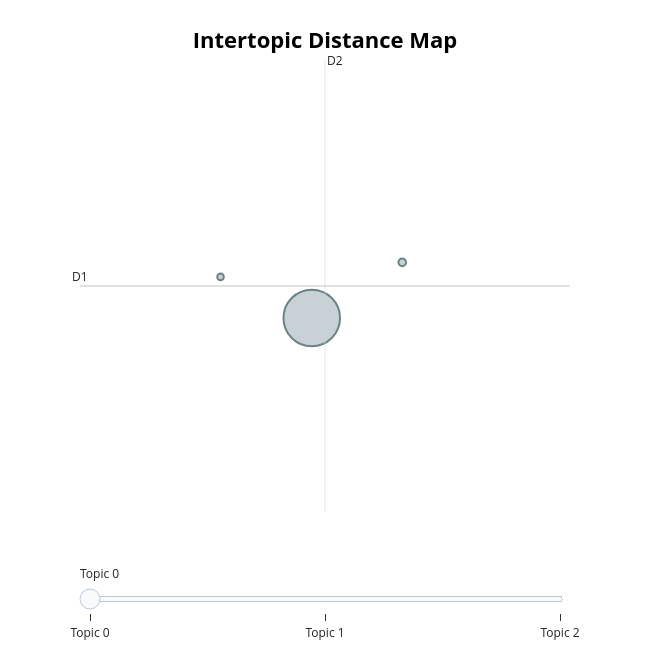

Notebook code cell kept with this figure:
### Code cell
modelo_treinado.visualize_topics()

### Figure 1 — Plotly figure (JSON) as saved in the notebook; plotly's stock layout.template omitted (floating-point values rounded to 4 significant figures)
{"data": [{"customdata": [[0, "crianca | adolescente | digital | jogo | brasil", 5635], [1, "deus | jesus | igreja | pastor | senhor", 102], [2, "crianca | filho | adolescente | escola | trabalhar", 76]], "hovertemplate": "<b>Topic %{customdata[0]}</b><br>%{customdata[1]}<br>Size: %{customdata[2]}", "legendgroup": "", "marker": {"color": "#B0BEC5", "line": {"color": "DarkSlateGrey", "width": 2}, "size": [5635, 102, 76], "sizemode": "area", "sizeref": 3.522, "symbol": "circle"}, "mode": "markers", "name": "", "orientation": "v", "showlegend": false, "type": "scatter", "x": [7.631, 8.303, 6.954], "xaxis": "x", "y": [18.32, 19.1, 18.9], "yaxis": "y"}], "layout": {"annotations": [{"showarrow": false, "text": "D1", "x": 5.911, "y": 18.77, "yshift": 10}, {"showarrow": false, "text": "D2", "x": 7.73, "xshift": 10, "y": 21.97}], "height": 650, "hoverlabel": {"bgcolor": "white", "font": {"family": "Rockwell", "size": 16}}, "legend": {"itemsizing": "constant", "tracegroupgap": 0}, "margin": {"t": 60}, "shapes": [{"line": {"color": "#CFD8DC", "width": 2}, "type": "line", "x0": 7.73, "x1": 7.73, "y0": 15.57, "y1": 21.97}, {"line": {"color": "#9E9E9E", "width": 2}, "type": "line", "x0": 5.911, "x1": 9.548, "y0": 18.77, "y1": 18.77}], "sliders": [{"active": 0, "pad": {"t": 50}, "steps": [{"args": [{"marker.color": [["red", "#B0BEC5", "#B0BEC5"]]}], "label": "Topic 0", "method": "update"}, {"args": [{"marker.color": [["#B0BEC5", "red", "#B0BEC5"]]}], "label": "Topic 1", "method": "update"}, {"args": [{"marker.color": [["#B0BEC5", "#B0BEC5", "red"]]}], "label": "Topic 2", "method": "update"}]}], "title": {"font": {"color": "Black", "size": 22}, "text": "<b>Intertopic Distance Map</b>", "x": 0.5, "xanchor": "center", "y": 0.95, "yanchor": "top"}, "width": 650, "xaxis": {"anchor": "y", "domain": [0, 1], "range": [5.911, 9.548], "title": {"text": ""}, "visible": false}, "yaxis": {"anchor": "x", "domain": [0, 1], "range": [15.57, 21.97], "title": {"text": ""}, "visible": false}}}
